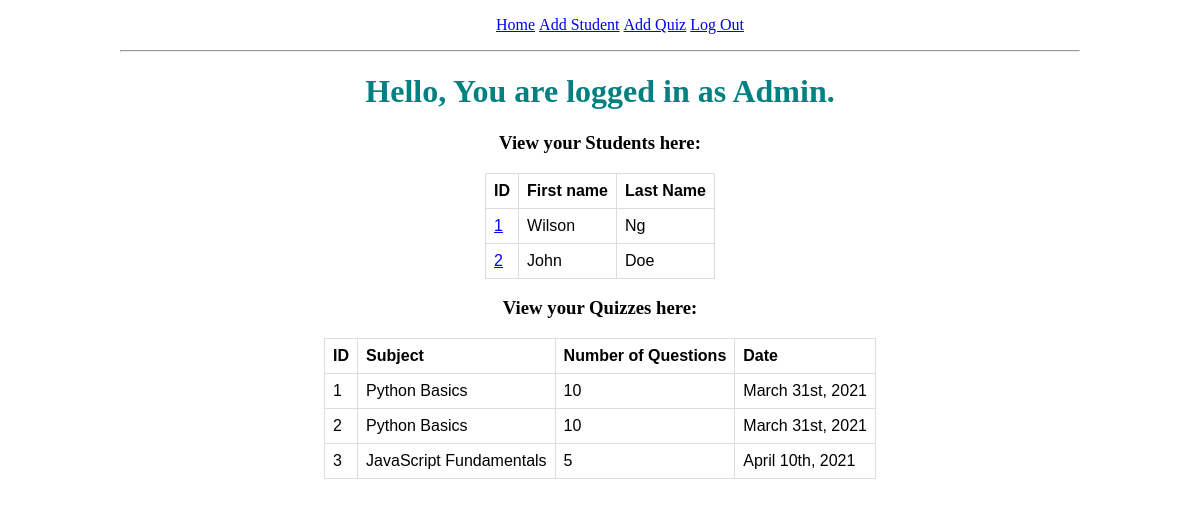
The app's page /index (signed in) with its own data.
### app/models.py (models this page shows, shortened)
class User(UserMixin, db.Model):
    id = db.Column(db.Integer, primary_key=True)
    username = db.Column(db.String(64), index=True, unique=True)
    password_hash = db.Column(db.String(128))

class Student(db.Model):
    id = db.Column(db.Integer, primary_key=True)
    first_name = db.Column(db.String(64), index=True)
    last_name = db.Column(db.String(64), index=True)
    results = db.relationship("Result", backref="student", lazy="dynamic")

class Quiz(db.Model):
    id = db.Column(db.Integer, primary_key=True)
    subject = db.Column(db.String(32), index=True)
    num_of_questions = db.Column(db.Integer)
    date = db.Column(db.String(64))
    results = db.relationship("Result", backref="quiz", lazy="dynamic")

### app/routes.py (the view)
@app.route("/index")
@login_required
def index():
    students = Student.query.all()
    quizzes = Quiz.query.all()
    return render_template("index.html", title="Home", students=students, quizzes=quizzes)

### app/models.py (called while the page is built)
@login.user_loader
def load_user(id):
    return User.query.get(int(id))

### app/templates/index.html (shortened to what this page needs)
{% extends "base.html" %}
{% block content %}
    <h1>Hello, You are logged in as {{ current_user.username }}.</h1>
    <div>
        <h3>View your Students here:</h3>
        <table>
            <tr>
                <th>ID</th>
                <th>First name</th>
                <th>Last Name</th>
            </tr>
            {% for student in students %}
            <tr>
                <td><a href="{{ url_for("student_results", student_id=student.id) }}">{{ student.id }}</a></td>
                <td>{{ student.first_name }}</td>
                <td>{{ student.last_name }}</td>
            </tr>
            {% endfor %}
        </table>
    <div>
    <div>
        <h3>View your Quizzes here:</h3>
        <table>
            <tr>
                <th>ID</th>
                <th>Subject</th>
                <th>Number of Questions</th>
                <th>Date</th>
            <tr>
            {% for quiz in quizzes %}
            <tr>
                <td>{{ quiz.id }}</td>
                <td>{{ quiz.subject }}</td>
                <td>{{ quiz.num_of_questions }}</td>
                <td>{{ quiz.date }}</td>
            <tr>
            {% endfor %}
        </table>
{% endblock %}

### app/static/styles/style.css (style rules this page uses)
html { text-align: center; }
body { width: 80%; margin-left: auto; margin-right: auto; }
table { margin: auto; font-family: arial, sans-serif; border-collapse: collapse; }
td, th { border: 1px solid #dddddd; text-align: left; padding: 8px; }
div { margin: 0px auto; justify-content: center; }
h1 { color: teal; }

### records on screen
User: username "Admin"
Student: id "1", first_name "Wilson", last_name "Ng"
Student: id "2", first_name "John", last_name "Doe"
Quiz: id "1", subject "Python Basics", num_of_questions "10", date "March 31st, 2021"
Quiz: id "2", subject "Python Basics", num_of_questions "10", date "March 31st, 2021"
Quiz: id "3", subject "JavaScript Fundamentals", num_of_questions "5", date "April 10th, 2021"
